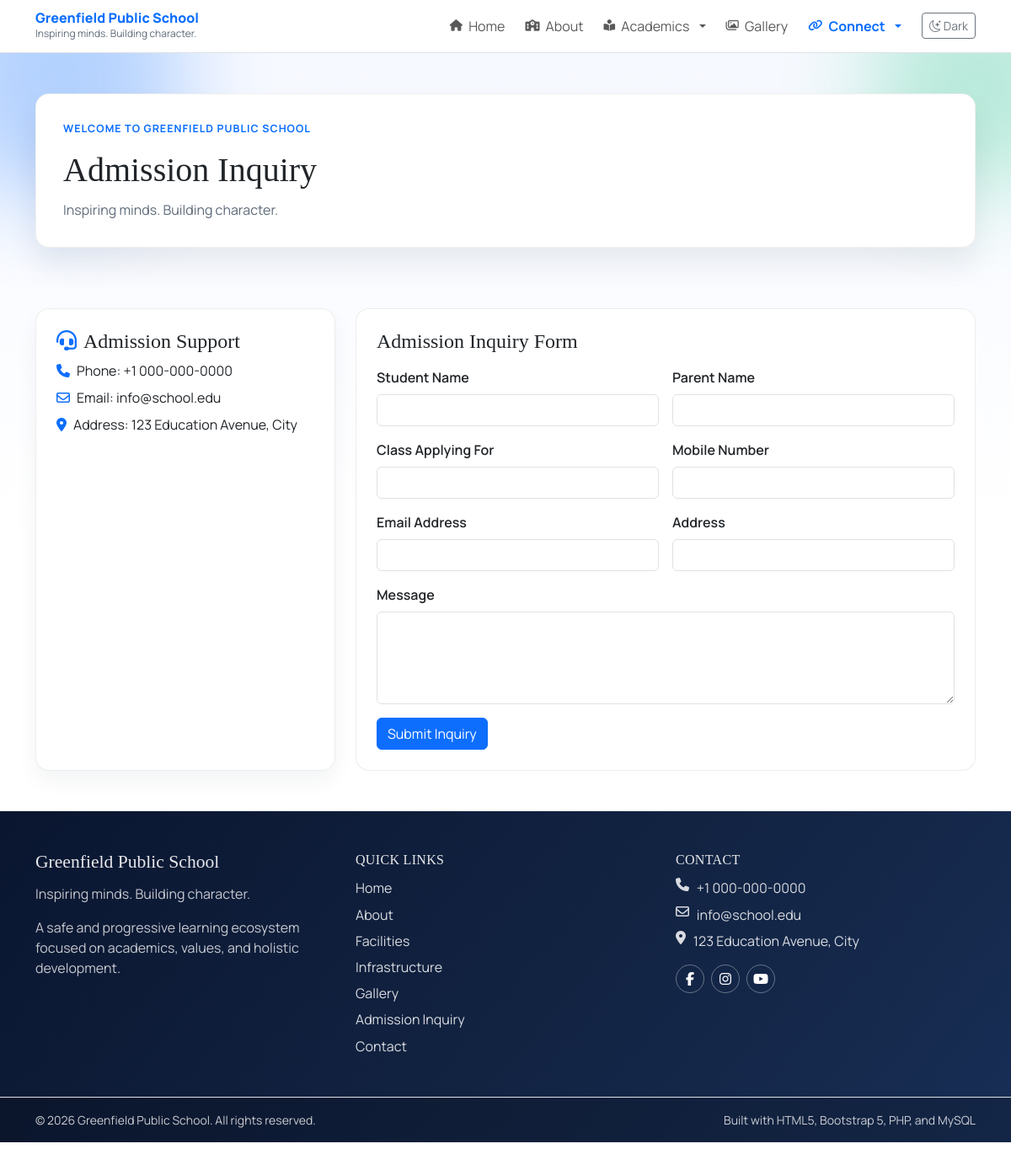
Page /admission.php on the committed database.
### tables this page shows
CREATE TABLE IF NOT EXISTS site_settings (
    setting_key VARCHAR(100) PRIMARY KEY,
    setting_value TEXT NOT NULL,
    updated_at TIMESTAMP DEFAULT CURRENT_TIMESTAMP ON UPDATE CURRENT_TIMESTAMP
);

### config/config.php (called while the page is built, shortened)
<?php
function db(): PDO
{
    static $pdo = null;
    if ($pdo instanceof PDO) {
        return $pdo;
    }
    $host = getenv('DB_HOST') ?: DB_HOST;
    $name = getenv('DB_NAME') ?: DB_NAME;
    $user = getenv('DB_USER') ?: DB_USER;
    $pass = getenv('DB_PASS') ?: DB_PASS;
    $charset = getenv('DB_CHARSET') ?: DB_CHARSET;
    $dsn = "mysql:host={$host};dbname={$name};charset={$charset}";
    $options = [
        PDO::ATTR_ERRMODE => PDO::ERRMODE_EXCEPTION,
        PDO::ATTR_DEFAULT_FETCH_MODE => PDO::FETCH_ASSOC,
        PDO::ATTR_EMULATE_PREPARES => false,
    ];
    $pdo = new PDO($dsn, $user, $pass, $options);
    return $pdo;
}
function base_path(): string
{
    static $base = null;
    if ($base !== null) {
        return $base;
    }
    $projectRoot = str_replace('\\', '/', dirname(__DIR__));
    $documentRoot = str_replace('\\', '/', rtrim((string) ($_SERVER['DOCUMENT_ROOT'] ?? ''), '/'));
    if ($documentRoot !== '' && strpos($projectRoot, $documentRoot) === 0) {
        $relative = trim(substr($projectRoot, strlen($documentRoot)), '/');
        $base = $relative === '' ? '' : '/' . $relative;
    } else {
        $base = '';
    }
    return $base;
}
function url(string $path = ''): string
{
    $cleanPath = ltrim($path, '/');
    $base = base_path();
    return ($base === '' ? '' : $base) . '/' . $cleanPath;
}

### includes/functions.php (called while the page is built, shortened)
<?php
require_once __DIR__ . '/../config/config.php';
function e(?string $value): string
{
    return htmlspecialchars((string) $value, ENT_QUOTES, 'UTF-8');
}
function get_setting(string $key, string $default = ''): string
{
    $stmt = db()->prepare('SELECT setting_value FROM site_settings WHERE setting_key = :key LIMIT 1');
    $stmt->execute(['key' => $key]);
    $value = $stmt->fetchColumn();
    return $value !== false ? (string) $value : $default;
}
function menu_static_page_options(): array
{
    return [
        'index.php' => 'Home',
        'about.php' => 'About',
        'facilities.php' => 'Facilities',
        'infrastructure.php' => 'Infrastructure',
        'gallery.php' => 'Gallery',
        'admission.php' => 'Admission Inquiry',
        'contact.php' => 'Contact',
    ];
}
function menu_item_href(array $item): string
{
    $type = (string) ($item['item_type'] ?? 'static');
    $linkValue = trim((string) ($item['link_value'] ?? ''));
    if ($type === 'custom_path') {
        if ($linkValue === '' || $linkValue === '#') {
            return '#';
        }
        return url(ltrim($linkValue, '/'));
    }
    $staticOptions = menu_static_page_options();
    $path = $linkValue !== '' ? $linkValue : 'index.php';
    return url($path);
}

### admission.php (the view, shortened to what this page needs)
<?php
require_once __DIR__ . '/includes/functions.php';
$pageTitle = 'Admission Inquiry';
$input = [
    'student_name' => '',
    'parent_name' => '',
    'class_applying' => '',
    'mobile' => '',
    'email' => '',
    'address' => '',
    'message' => '',
];
include __DIR__ . '/includes/header.php';
?>
<section class="container">
    <div class="row g-4">
        <div class="col-lg-4 reveal">
            <div class="content-card h-100">
                <h2 class="h4"><i class="fa-solid fa-headset me-2 text-primary"></i>Admission Support</h2>
                <p class="mb-2"><i class="fa-solid fa-phone me-2 text-primary"></i>Phone: <?= e(get_setting('contact_phone', '+1 000-000-0000')) ?></p>
                <p class="mb-2"><i class="fa-regular fa-envelope me-2 text-primary"></i>Email: <?= e(get_setting('contact_email', 'admissions@school.edu')) ?></p>
                <p class="mb-0"><i class="fa-solid fa-location-dot me-2 text-primary"></i>Address: <?= e(get_setting('contact_address', 'School Campus Address')) ?></p>
            </div>
        </div>
        <div class="col-lg-8 reveal">
            <div class="inquiry-panel">
                <h2 class="h4 mb-3">Admission Inquiry Form</h2>
                <form method="post" class="needs-validation" novalidate>
                    <div class="row g-3">
                        <div class="col-md-6">
                            <label class="form-label">Student Name</label>
                            <input type="text" name="student_name" class="form-control" required minlength="2" value="<?= e($input['student_name']) ?>">
                        </div>
                        <div class="col-md-6">
                            <label class="form-label">Parent Name</label>
                            <input type="text" name="parent_name" class="form-control" required minlength="2" value="<?= e($input['parent_name']) ?>">
                        </div>
                        <div class="col-md-6">
                            <label class="form-label">Class Applying For</label>
                            <input type="text" name="class_applying" class="form-control" required value="<?= e($input['class_applying']) ?>">
                        </div>
                        <div class="col-md-6">
                            <label class="form-label">Mobile Number</label>
                            <input type="text" name="mobile" class="form-control" required pattern="[0-9+\-\s]{8,15}" value="<?= e($input['mobile']) ?>">
                        </div>
                        <div class="col-md-6">
                            <label class="form-label">Email Address</label>
                            <input type="email" name="email" class="form-control" required value="<?= e($input['email']) ?>">
                        </div>
                        <div class="col-md-6">
                            <label class="form-label">Address</label>
                            <input type="text" name="address" class="form-control" required value="<?= e($input['address']) ?>">
                        </div>
                        <div class="col-12">
                            <label class="form-label">Message</label>
                            <textarea name="message" rows="4" class="form-control" required minlength="10"><?= e($input['message']) ?></textarea>
                        </div>
                    </div>
                    <button class="btn btn-primary mt-3" type="submit">Submit Inquiry</button>
                </form>
            </div>
        </div>
    </div>
</section>
<?php include __DIR__ . '/includes/footer.php'; ?>

### includes/header.php (shortened to what this page needs)
<?php
require_once __DIR__ . '/functions.php';
$pageTitle = $pageTitle ?? 'School Website';
$schoolName = get_setting('school_name', 'Greenfield Public School');
$tagline = get_setting('school_tagline', 'Inspiring minds. Building character.');
$defaultMode = get_setting('default_mode', 'light');
$currentScript = basename($_SERVER['PHP_SELF'] ?? 'index.php');
$hideDefaultHero = $hideDefaultHero ?? false;
$menuTree = get_navigation_menu_tree(true);
$currentSlug = trim((string) ($_GET['slug'] ?? ''));
$requestPath = parse_url((string) ($_SERVER['REQUEST_URI'] ?? ''), PHP_URL_PATH) ?: '/';
$requestPath = '/' . trim((string) $requestPath, '/');
$isMenuItemActive = function (array $item) use (&$isMenuItemActive, $currentScript, $currentSlug, $requestPath): bool {
    $type = (string) ($item['item_type'] ?? 'static');
    $isActive = false;
    if ($type === 'static') {
        $targetScript = basename((string) ($item['link_value'] ?? 'index.php'));
        $isActive = $currentScript === $targetScript;
    } elseif ($type === 'custom_page') {
        $isActive = $currentScript === 'page.php' && $currentSlug !== '' && $currentSlug === (string) ($item['page_slug'] ?? '');
    } elseif ($type === 'custom_path') {
        $relative = trim((string) ($item['link_value'] ?? ''));
        if ($relative !== '' && $relative !== '#' && !preg_match('#^https?://#i', $relative)) {
            $targetPath = parse_url(url(ltrim($relative, '/')), PHP_URL_PATH) ?: '';
            $targetPath = '/' . trim((string) $targetPath, '/');
            $isActive = rtrim($targetPath, '/') === rtrim($requestPath, '/');
        }
    }
    foreach ($item['children'] ?? [] as $child) {
        if ($isMenuItemActive($child)) {
            return true;
        }
    }
    return $isActive;
};
$renderMenu = function (array $items, int $level = 0) use (&$renderMenu, $isMenuItemActive): void {
    foreach ($items as $item) {
        $children = $item['children'] ?? [];
        $hasChildren = !empty($children);
        $isActive = $isMenuItemActive($item);
        $href = menu_item_href($item);
        $icon = trim((string) ($item['icon_class'] ?? ''));
        $openInNew = (int) ($item['open_in_new_tab'] ?? 0) === 1;
        if ($level === 0): ?>
            <?php if ($hasChildren): ?>
                <li class="nav-item dropdown">
                    <a class="nav-link dropdown-toggle <?= $isActive ? 'active' : '' ?>" href="<?= e($href) ?>" data-bs-toggle="dropdown" data-bs-auto-close="outside" aria-expanded="false">
                        <?php if ($icon !== ''): ?><i class="<?= e($icon) ?> nav-icon" aria-hidden="true"></i><?php endif; ?>
                        <span><?= e((string) $item['label']) ?></span>
                    </a>
                </li>
            <?php else: ?>
                <li class="nav-item">
                    <a class="nav-link <?= $isActive ? 'active' : '' ?>" href="<?= e($href) ?>"<?= $openInNew ? ' target="_blank" rel="noopener noreferrer"' : '' ?>>
                        <?php if ($icon !== ''): ?><i class="<?= e($icon) ?> nav-icon" aria-hidden="true"></i><?php endif; ?>
                        <span><?= e((string) $item['label']) ?></span>
                    </a>
                </li>
            <?php endif; ?>
        <?php endif;
    }
};
?>
<!DOCTYPE html>
<html lang="en" data-bs-theme="<?= e($defaultMode) ?>">
<head>
    <link rel="stylesheet" href="https://cdn.jsdelivr.net/npm/bootstrap@5.3.3/dist/css/bootstrap.min.css">
    <link rel="stylesheet" href="https://cdn.jsdelivr.net/npm/bootstrap-icons@1.11.3/font/bootstrap-icons.min.css">
    <link rel="stylesheet" href="https://cdnjs.cloudflare.com/ajax/libs/font-awesome/6.7.2/css/all.min.css">
    <link rel="stylesheet" href="<?= e(url('assets/css/style.css')) ?>">
</head>
<body>
    <header class="site-header">
        <nav class="navbar navbar-expand-lg sticky-top border-bottom bg-body main-navbar" id="mainNavbar">
            <div class="container">
                <a class="navbar-brand d-flex flex-column" href="<?= e(url('index.php')) ?>">
                    <span class="brand-main"><?= e($schoolName) ?></span>
                    <span class="brand-sub"><?= e($tagline) ?></span>
                </a>
                <div class="collapse navbar-collapse" id="mainNav">
                    <ul class="navbar-nav ms-auto align-items-lg-center gap-lg-2 dynamic-menu">
                        <?php $renderMenu($menuTree); ?>
                        <li class="nav-item ms-lg-2">
                            <button class="btn btn-outline-secondary btn-sm theme-toggle" id="themeToggle" type="button">
                                <i class="bi bi-moon-stars"></i>
                                <span>Theme</span>
                            </button>
                        </li>
                    </ul>
                </div>
            </div>
        </nav>
    </header>
    <main class="pb-5">
        <?php if (!$hideDefaultHero): ?>
            <section class="hero-shell py-5">
                <div class="container">
                    <div class="hero-box">
                        <p class="hero-kicker">Welcome to <?= e($schoolName) ?></p>
                        <h1 class="hero-title"><?= e($pageTitle) ?></h1>
                        <p class="hero-copy mb-0"><?= e($tagline) ?></p>
                    </div>
                </div>
            </section>
        <?php endif; ?>

### includes/footer.php (shortened to what this page needs)
<?php
$quickLinks = [];
$collectQuickLinks = function (array $items) use (&$collectQuickLinks, &$quickLinks): void {
    foreach ($items as $item) {
        $href = menu_item_href($item);
        if ($href !== '#') {
            $quickLinks[] = $item;
        }
    }
};
?>
        <footer class="site-footer footer-dark mt-5 border-top">
            <div class="container py-5">
                <div class="row g-4">
                    <div class="col-lg-4">
                        <h3 class="footer-title"><?= e(get_setting('school_name', 'Greenfield Public School')) ?></h3>
                        <p class="footer-copy mb-3"><?= e(get_setting('school_tagline', 'Inspiring minds. Building character.')) ?></p>
                        <p class="footer-copy mb-0">A safe and progressive learning ecosystem focused on academics, values, and holistic development.</p>
                    </div>
                    <div class="col-sm-6 col-lg-4">
                        <h4 class="footer-subtitle">Quick Links</h4>
                        <ul class="footer-link-list">
                            <?php if (!$quickLinks): ?>
                                <li><a href="<?= e(url('index.php')) ?>">Home</a></li>
                                <li><a href="<?= e(url('about.php')) ?>">About</a></li>
                                <li><a href="<?= e(url('admission.php')) ?>">Admission</a></li>
                                <li><a href="<?= e(url('contact.php')) ?>">Contact</a></li>
                            <?php else: ?>
                                <?php foreach ($quickLinks as $item): ?>
                                    <li>
                                        <a href="<?= e(menu_item_href($item)) ?>"<?= (int) ($item['open_in_new_tab'] ?? 0) === 1 ? ' target="_blank" rel="noopener noreferrer"' : '' ?>>
                                            <?= e((string) $item['label']) ?>
                                        </a>
                                    </li>
                                <?php endforeach; ?>
                            <?php endif; ?>
                        </ul>
                    </div>
                    <div class="col-sm-6 col-lg-4">
                        <h4 class="footer-subtitle">Contact</h4>
                        <ul class="footer-contact-list">
                            <li><i class="fa-solid fa-phone"></i> <?= e(get_setting('contact_phone', '+1 000-000-0000')) ?></li>
                            <li><i class="fa-regular fa-envelope"></i> <?= e(get_setting('contact_email', 'info@school.edu')) ?></li>
                            <li><i class="fa-solid fa-location-dot"></i> <?= e(get_setting('contact_address', 'School Campus Address')) ?></li>
                        </ul>
                        <div class="footer-social d-flex gap-2 mt-3">
                            <a href="#" aria-label="Facebook"><i class="fa-brands fa-facebook-f"></i></a>
                            <a href="#" aria-label="Instagram"><i class="fa-brands fa-instagram"></i></a>
                            <a href="#" aria-label="YouTube"><i class="fa-brands fa-youtube"></i></a>
                        </div>
                    </div>
                </div>
            </div>
            <div class="footer-bottom border-top">
                <div class="container py-3 d-flex flex-column flex-md-row justify-content-between gap-2">
                    <p class="mb-0 small">&copy; <?= date('Y') ?> <?= e(get_setting('school_name', 'Greenfield Public School')) ?>. All rights reserved.</p>
                    <p class="mb-0 small">Built with HTML5, Bootstrap 5, PHP, and MySQL</p>
                </div>
            </div>
        </footer>
    </main>
</body>
</html>

### rows in the picture
site_settings: setting_value "Greenfield Public School", setting_value "GREENFIELD PUBLIC SCHOOL"
site_settings: setting_value "Inspiring minds. Building character."
site_settings: setting_value "+1 000-000-0000"
site_settings: setting_value "info@school.edu"
site_settings: setting_value "123 Education Avenue, City"

### other values in the picture
$item['label'] "Home"
$item['label'] "About"
$item['label'] "Academics"
$item['label'] "Gallery"
$item['label'] "Connect"
$pageTitle "Admission Inquiry"
$item['label'] "Facilities"
$item['label'] "Infrastructure"
$item['label'] "Admission Inquiry"
$item['label'] "Contact"
